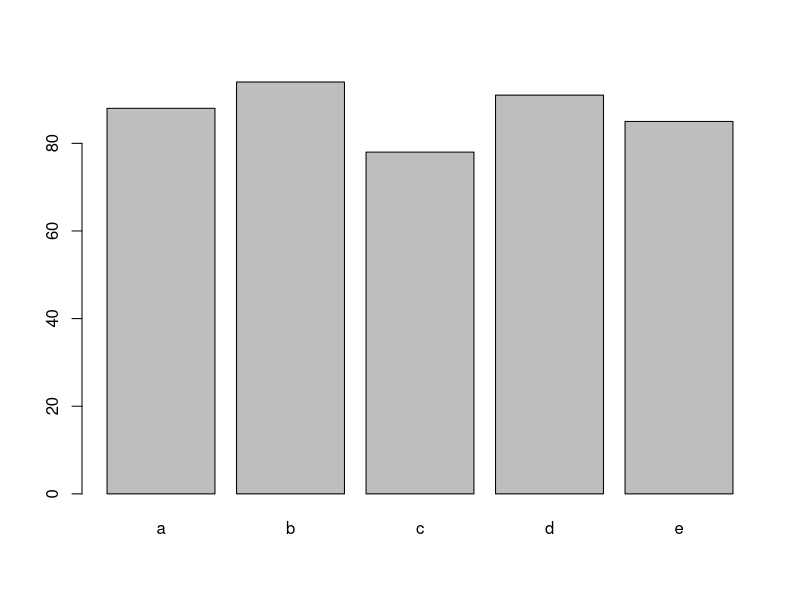

Reproduce this figure in R.
## ---- chunk 1

library(tidyverse)
## ---- chunk 2
#This is how to assign value to name
quiz1 <- 88
quiz2 <- 94
quiz3 <- 79

#Averageing
(quiz1 + quiz2 + quiz3) / 3

#ex
mean(quiz1 + quiz2 + quiz3)
mean(quiz1, quiz2, quiz3)

#in mean EX will take first syntax argument
mean(c(quiz1, quiz2, quiz3))

list <- (c(quiz1, quiz2, quiz3))

average <- mean(list)

quiz3 <- 99
quiz3

list <- (c(quiz1, quiz2, quiz3))
average <- mean(list)
average
round(average, 2)
## ---- chunk 3
scores <- c(88, 94, 78, 91, 85)
scores

mean(scores)
min(scores)
max(scores)
list(scores)

summary(scores)

students <- c("a", "b", "c", "d", "e")
students

# Bar plot
barplot(scores, names.arg = students)
## ---- chunk 4
library(ggplot2)
## ---- chunk 5
